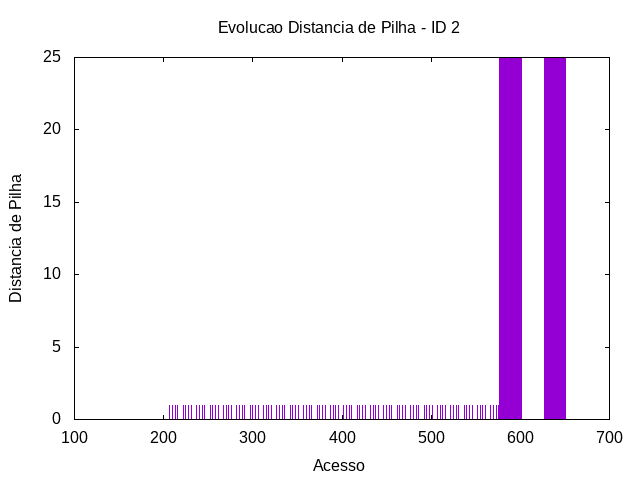

Write the gnuplot code that produced this figure.
set term png
set output "../out/mem/mult/-distp-2.png"
set title "Evolucao Distancia de Pilha - ID 2"
set xlabel "Acesso"
set ylabel "Distancia de Pilha"
plot "../out/mem/mult/-acesso-2-2.gpdat" u 2:5 w impulses t ""
